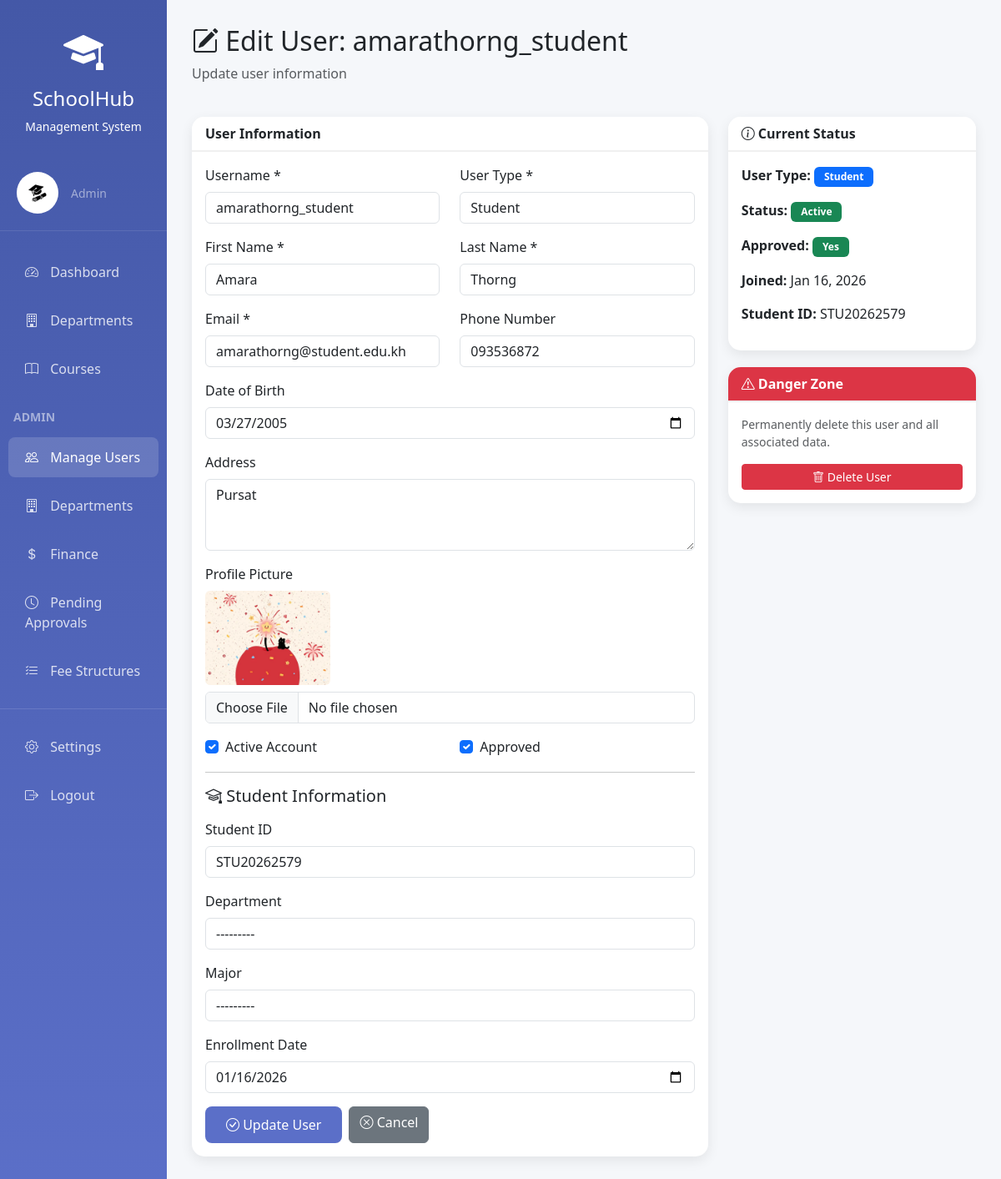
Screenshot of /accounts/users/15/edit/ (signed in) with the database file from the repository.
### accounts/models.py (models this page shows, shortened)
class User(AbstractUser):
    USER_TYPE_CHOICES = (
        ('admin', 'Admin'),
        ('teacher', 'Teacher'),
        ('student', 'Student'),
    )
    user_type = models.CharField(max_length=10, choices=USER_TYPE_CHOICES, default='student')
    phone_number = models.CharField(max_length=15, blank=True, null=True)
    address = models.TextField(blank=True, null=True)
    date_of_birth = models.DateField(blank=True, null=True)
    profile_picture = models.ImageField(upload_to='profiles/', blank=True, null=True)
    is_approved = models.BooleanField(default=False, help_text='Admin must approve new accounts')
    student_id = models.CharField(max_length=20, blank=True, null=True, unique=True)
    enrollment_date = models.DateField(blank=True, null=True)
    department = models.ForeignKey('academics.Department', on_delete=models.SET_NULL,
                                   null=True, blank=True, related_name='students')
    major = models.ForeignKey('academics.Major', on_delete=models.SET_NULL,
                              null=True, blank=True, related_name='students')
    teacher_id = models.CharField(max_length=20, blank=True, null=True, unique=True)
    hire_date = models.DateField(blank=True, null=True)
    teacher_department = models.ForeignKey('academics.Department', on_delete=models.SET_NULL,
                                          null=True, blank=True, related_name='teachers')
    teaching_majors = models.ManyToManyField('academics.Major', blank=True,
                                             related_name='teachers')
    class Meta:
        ordering = ['username']
    @property
    def is_admin(self):
        return self.user_type == 'admin'
    @property
    def is_student(self):
        return self.user_type == 'student'

### accounts/views.py (the view)
# urls.py: path('users/<int:user_id>/edit/', views.edit_user, name='edit_user'),
@user_passes_test(admin_required)
def edit_user(request, user_id):
    user = get_object_or_404(User, id=user_id)
    if request.method == 'POST':
        form = AdminUserEditForm(request.POST, request.FILES, instance=user)
        if form.is_valid():
            form.save()
            messages.success(request, f'User {user.username} updated successfully!')
            return redirect('accounts:user_detail', user_id=user.id)
        else:
            messages.error(request, 'Please correct the errors below.')
    else:
        form = AdminUserEditForm(instance=user)
    return render(request, 'accounts/admin/edit_user.html', {
        'form': form,
        'view_user': user
    })

### academics/models.py (called while the page is built)
    def __str__(self):
        return f"{self.code} - {self.name}"

    def __str__(self):
        return f"{self.department.code}-{self.code} - {self.name}"

### accounts/views.py (called while the page is built)
def admin_required(user):
    return user.is_authenticated and user.is_admin

### accounts/templates/accounts/admin/edit_user.html (shortened to what this page needs)
{% extends 'base.html' %}
{% block content %}
<div class="row mb-4">
    <div class="col-12">
        <h2><i class="bi bi-pencil-square"></i> Edit User: {{ view_user.username }}</h2>
        <p class="text-muted">Update user information</p>
    </div>
</div>
<div class="row">
    <div class="col-md-8">
        <div class="card">
            <div class="card-header">User Information</div>
            <div class="card-body">
                <form method="POST" enctype="multipart/form-data">
                    <div class="row mb-3">
                        <div class="col-md-6">
                            <label class="form-label">Username *</label>
                            {{ form.username }}
                        </div>
                        <div class="col-md-6">
                            <label class="form-label">User Type *</label>
                            {{ form.user_type }}
                        </div>
                    </div>
                    <div class="row mb-3">
                        <div class="col-md-6">
                            <label class="form-label">First Name *</label>
                            {{ form.first_name }}
                        </div>
                        <div class="col-md-6">
                            <label class="form-label">Last Name *</label>
                            {{ form.last_name }}
                        </div>
                    </div>
                    <div class="row mb-3">
                        <div class="col-md-6">
                            <label class="form-label">Email *</label>
                            {{ form.email }}
                        </div>
                        <div class="col-md-6">
                            <label class="form-label">Phone Number</label>
                            {{ form.phone_number }}
                        </div>
                    </div>
                    <div class="mb-3">
                        <label class="form-label">Date of Birth</label>
                        {{ form.date_of_birth }}
                    </div>
                    <div class="mb-3">
                        <label class="form-label">Address</label>
                        {{ form.address }}
                    </div>
                    <div class="mb-3">
                        <label class="form-label">Profile Picture</label>
                        {% if view_user.profile_picture %}
                            <div class="mb-2">
                                <img src="{{ view_user.profile_picture.url }}" alt="Current"
                                     style="max-width: 150px; height: auto;" class="rounded">
                            </div>
                        {% endif %}
                        {{ form.profile_picture }}
                    </div>
                    <div class="row mb-3">
                        <div class="col-md-6">
                            <div class="form-check">
                                {{ form.is_active }}
                                <label class="form-check-label" for="{{ form.is_active.id_for_label }}">
                                    Active Account
                                </label>
                            </div>
                        </div>
                        <div class="col-md-6">
                            <div class="form-check">
                                {{ form.is_approved }}
                                <label class="form-check-label" for="{{ form.is_approved.id_for_label }}">
                                    Approved
                                </label>
                            </div>
                        </div>
                    </div>
                    <div id="student-fields" class="field-group">
                        <hr>
                        <h5 class="mb-3"><i class="bi bi-mortarboard"></i> Student Information</h5>
                        <div class="mb-3">
                            <label class="form-label">Student ID</label>
                            {{ form.student_id }}
                        </div>
                        <div class="mb-3">
                            <label class="form-label">Department</label>
                            {{ form.department }}
                        </div>
                        <div class="mb-3">
                            <label class="form-label">Major</label>
                            {{ form.major }}
                        </div>
                        <div class="mb-3">
                            <label class="form-label">Enrollment Date</label>
                            {{ form.enrollment_date }}
                        </div>
                    </div>
                    <div class="d-flex gap-2">
                        <button type="submit" class="btn btn-primary">
                            <i class="bi bi-check-circle"></i> Update User
                        </button>
                        <a href="{% url 'accounts:user_detail' view_user.id %}" class="btn btn-secondary">
                            <i class="bi bi-x-circle"></i> Cancel
                        </a>
                    </div>
                </form>
            </div>
        </div>
    </div>
    <div class="col-md-4">
        <div class="card">
            <div class="card-header"><i class="bi bi-info-circle"></i> Current Status</div>
            <div class="card-body">
                <p><strong>User Type:</strong>
                    <span class="badge bg-primary">{{ view_user.get_user_type_display }}</span>
                </p>
                <p><strong>Status:</strong>
                    {% if view_user.is_active %}
                        <span class="badge bg-success">Active</span>
                    {% else %}
                        <span class="badge bg-danger">Inactive</span>
                    {% endif %}
                </p>
                <p><strong>Approved:</strong>
                    {% if view_user.is_approved %}
                        <span class="badge bg-success">Yes</span>
                    {% else %}
                        <span class="badge bg-warning">No</span>
                    {% endif %}
                </p>
                <p><strong>Joined:</strong> {{ view_user.date_joined|date:"M d, Y" }}</p>
                {% if view_user.is_student and view_user.student_id %}
                    <p><strong>Student ID:</strong> {{ view_user.student_id }}</p>
                {% elif view_user.is_teacher and view_user.teacher_id %}
                    <p><strong>Teacher ID:</strong> {{ view_user.teacher_id }}</p>
                {% endif %}
            </div>
        </div>
        <div class="card mt-3">
            <div class="card-header bg-danger text-white">
                <i class="bi bi-exclamation-triangle"></i> Danger Zone
            </div>
            <div class="card-body">
                <p class="small text-muted">Permanently delete this user and all associated data.</p>
                <a href="{% url 'accounts:delete_user' view_user.id %}" class="btn btn-danger btn-sm w-100">
                    <i class="bi bi-trash"></i> Delete User
                </a>
            </div>
        </div>
    </div>
</div>
{% endblock %}

### templates/base.html (shortened to what this page needs)
<!DOCTYPE html>
<html lang="en">
<head>
    <link href="https://cdn.jsdelivr.net/npm/bootstrap@5.3.2/dist/css/bootstrap.min.css" rel="stylesheet">
    <link rel="stylesheet" href="https://cdn.jsdelivr.net/npm/bootstrap-icons@1.11.2/font/bootstrap-icons.css">
</head>
<body>
    {% if user.is_authenticated %}
    <div class="container-fluid">
        <div class="row">
            <div class="col-md-2 sidebar">
                <div class="text-center py-4">
                    <i class="bi bi-mortarboard-fill" style="font-size: 3rem;"></i>
                    <h4 class="mt-2">SchoolHub</h4>
                    <p class="small mb-0">Management System</p>
                </div>
                <div class="user-section d-flex align-items-center">
                    <div class="user-avatar">
                        {% if user.profile_picture %}
                        <img src="{{ user.profile_picture.url }}" alt="{{ user.get_full_name }}" style="width: 50px; height: 50px; border-radius: 50%; object-fit: cover;">
                        {% else %}
                        <i class="bi bi-person-circle"></i>
                        {% endif %}
                    </div>
                    <div>
                        <small class="text-white-50">{{ user.get_user_type_display }}</small>
                    </div>
                </div>
                <nav class="nav flex-column">
                    <a class="nav-link {% if request.path == '/accounts/dashboard/' %}active{% endif %}" href="{% url 'accounts:dashboard' %}">
                        <i class="bi bi-speedometer2"></i> Dashboard
                    </a>
                    {% if user.is_admin %}
                    <a class="nav-link {% if '/academics/departments' in request.path %}active{% endif %}" href="{% url 'academics:department_list' %}">
                        <i class="bi bi-building"></i> Departments
                    </a>
                    {% endif %}
                    {% if user.is_admin or user.is_teacher %}
                    <a class="nav-link {% if '/academics/courses/' in request.path %}active{% endif %}" href="{% url 'academics:course_list' %}">
                        <i class="bi bi-book"></i> Courses
                    </a>
                    {% endif %}
                    {% if user.is_admin %}
                    <div class="mt-3 mb-2 px-3">
                        <small class="text-white-50 fw-bold">ADMIN</small>
                    </div>
                    <a class="nav-link {% if '/accounts/users' in request.path %}active{% endif %}" href="{% url 'accounts:user_list' %}">
                        <i class="bi bi-people"></i> Manage Users
                    </a>
                    <a class="nav-link {% if '/accounts/departments' in request.path %}active{% endif %}" href="{% url 'academics:department_list' %}">
                        <i class="bi bi-building"></i> Departments
                    </a>
                    <a class="nav-link {% if '/finance/dashboard' in request.path or '/finance/payments' in request.path %}active{% endif %}" href="{% url 'finance:finance_dashboard' %}">
                        <i class="bi bi-currency-dollar"></i> Finance
                    </a>
                    <a class="nav-link {% if '/finance/payments/pending' in request.path %}active{% endif %}" href="{% url 'finance:pending_payments' %}">
                        <i class="bi bi-clock"></i> Pending Approvals
                    </a>
                    <a class="nav-link {% if '/finance/fee-structures' in request.path %}active{% endif %}" href="{% url 'finance:fee_structure_list' %}">
                        <i class="bi bi-list-check"></i> Fee Structures
                    </a>
                    {% endif %}
                    <hr class="text-white-50">
                    <a class="nav-link {% if '/accounts/settings' in request.path %}active{% endif %}" href="{% url 'accounts:profile_settings' %}">
                        <i class="bi bi-gear"></i> Settings
                    </a>
                    <a class="nav-link" href="{% url 'accounts:logout' %}">
                        <i class="bi bi-box-arrow-right"></i> Logout
                    </a>
                </nav>
            </div>
            <div class="col-md-10 main-content">
                {% block content %}{% endblock %}
            </div>
        </div>
    </div>
    {% else %}
        {% block auth_content %}{% endblock %}
    {% endif %}
</body>
</html>

### templates/base.html (style rules this page uses)
:root { --primary-color: #5b6fc8; --secondary-color: #00c853; --accent-color: #ffa726; --danger-color: #ef5350; }
body { font-family: 'Segoe UI', Tahoma, Geneva, Verdana, sans-serif; background: linear-gradient(135deg, #667eea 0%, #764ba2 100%); min-height: 100vh; }
.sidebar { min-height: 100vh; background: linear-gradient(180deg, #4458a7 0%, #5b6fc8 100%); color: white; padding: 0; box-shadow: 2px 0 10px rgba(0,0,0,0.1); }
.sidebar .nav-link { color: rgba(255,255,255,0.8); padding: 12px 20px; margin: 5px 10px; border-radius: 8px; transition: all 0.3s ease; }
.sidebar .nav-link:hover, .sidebar .nav-link.active { background: rgba(255,255,255,0.15); color: white; }
.sidebar .nav-link i { margin-right: 10px; width: 20px; }
.main-content { padding: 30px; background: #f5f7fa; min-height: 100vh; }
.card { border: none; border-radius: 15px; box-shadow: 0 5px 15px rgba(0,0,0,0.08); margin-bottom: 20px; }
.card-header { background: white; border-bottom: 2px solid #f0f0f0; font-weight: 600; border-radius: 15px 15px 0 0 !important; }
.btn-primary { background: var(--primary-color); border: none; padding: 10px 25px; border-radius: 8px; }
.badge { padding: 6px 12px; border-radius: 6px; }
.user-section { padding: 20px; border-bottom: 1px solid rgba(255,255,255,0.1); margin-bottom: 20px; }
.user-avatar { width: 50px; height: 50px; border-radius: 50%; background: rgba(255,255,255,0.2); display: flex; align-items: center; justify-content: center; font-size: 24px; margin-right: 15px; }

### accounts/templates/accounts/admin/edit_user.html (style rules this page uses)
.field-group { display: none; }
.field-group.active { display: block; }

### rows the page displays
User: profile_picture (picture), user_type "Admin"
User: username "amarathorng_student", user_type "Student", first_name "Amara", last_name "Thorng", email "amarathorng@student.edu.kh", phone_number "093536872", date_of_birth "03/27/2005", address "Pursat", profile_picture (picture), is_active "☑", is_approved "☑", student_id "STU20262579", department "---------", major "---------", enrollment_date "01/16/2026", date_joined "Jan 16, 2026"
